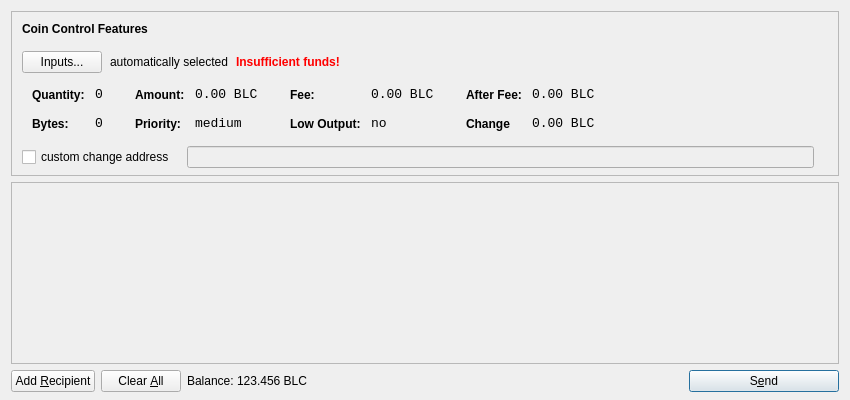
<?xml version="1.0" encoding="UTF-8"?>
<ui version="4.0">
 <class>SendCoinsDialog</class>
 <widget class="QDialog" name="SendCoinsDialog">
  <property name="geometry">
   <rect>
    <x>0</x>
    <y>0</y>
    <width>850</width>
    <height>400</height>
   </rect>
  </property>
  <property name="windowTitle">
   <string>Send Coins</string>
  </property>
  <layout class="QVBoxLayout" name="verticalLayout" stretch="0,1,0">
   <property name="bottomMargin">
    <number>8</number>
   </property>
   <item>
    <widget class="QFrame" name="frameCoinControl">
     <property name="sizePolicy">
      <sizepolicy hsizetype="Expanding" vsizetype="Expanding">
       <horstretch>0</horstretch>
       <verstretch>0</verstretch>
      </sizepolicy>
     </property>
     <property name="maximumSize">
      <size>
       <width>16777215</width>
       <height>16777215</height>
      </size>
     </property>
     <property name="frameShape">
      <enum>QFrame::StyledPanel</enum>
     </property>
     <property name="frameShadow">
      <enum>QFrame::Sunken</enum>
     </property>
     <layout class="QVBoxLayout" name="verticalLayoutCoinControl2">
      <property name="spacing">
       <number>-1</number>
      </property>
      <property name="leftMargin">
       <number>0</number>
      </property>
      <property name="topMargin">
       <number>0</number>
      </property>
      <property name="rightMargin">
       <number>0</number>
      </property>
      <property name="bottomMargin">
       <number>6</number>
      </property>
      <item>
       <layout class="QVBoxLayout" name="verticalLayoutCoinControl" stretch="0,0,0,0,1">
        <property name="spacing">
         <number>0</number>
        </property>
        <property name="leftMargin">
         <number>10</number>
        </property>
        <property name="topMargin">
         <number>10</number>
        </property>
        <item>
         <layout class="QHBoxLayout" name="horizontalLayoutCoinControl1">
          <property name="bottomMargin">
           <number>15</number>
          </property>
          <item>
           <widget class="QLabel" name="labelCoinControlFeatures">
            <property name="sizePolicy">
             <sizepolicy hsizetype="Preferred" vsizetype="Maximum">
              <horstretch>0</horstretch>
              <verstretch>0</verstretch>
             </sizepolicy>
            </property>
            <property name="font">
             <font>
              <weight>75</weight>
              <bold>true</bold>
             </font>
            </property>
            <property name="styleSheet">
             <string notr="true">font-weight:bold;</string>
            </property>
            <property name="text">
             <string>Coin Control Features</string>
            </property>
           </widget>
          </item>
         </layout>
        </item>
        <item>
         <layout class="QHBoxLayout" name="horizontalLayoutCoinControl2" stretch="0,0,0,0">
          <property name="spacing">
           <number>8</number>
          </property>
          <property name="bottomMargin">
           <number>10</number>
          </property>
          <item>
           <widget class="QPushButton" name="pushButtonCoinControl">
            <property name="styleSheet">
             <string notr="true"/>
            </property>
            <property name="text">
             <string>Inputs...</string>
            </property>
           </widget>
          </item>
          <item>
           <widget class="QLabel" name="labelCoinControlAutomaticallySelected">
            <property name="text">
             <string>automatically selected</string>
            </property>
            <property name="margin">
             <number>5</number>
            </property>
           </widget>
          </item>
          <item>
           <widget class="QLabel" name="labelCoinControlInsuffFunds">
            <property name="font">
             <font>
              <weight>75</weight>
              <bold>true</bold>
             </font>
            </property>
            <property name="styleSheet">
             <string notr="true">color:red;font-weight:bold;</string>
            </property>
            <property name="text">
             <string>Insufficient funds!</string>
            </property>
            <property name="margin">
             <number>5</number>
            </property>
           </widget>
          </item>
          <item>
           <spacer name="horizontalSpacerCoinControl">
            <property name="orientation">
             <enum>Qt::Horizontal</enum>
            </property>
            <property name="sizeHint" stdset="0">
             <size>
              <width>40</width>
              <height>1</height>
             </size>
            </property>
           </spacer>
          </item>
         </layout>
        </item>
        <item>
         <widget class="QWidget" name="widgetCoinControl" native="true">
          <property name="sizePolicy">
           <sizepolicy hsizetype="Preferred" vsizetype="Preferred">
            <horstretch>0</horstretch>
            <verstretch>0</verstretch>
           </sizepolicy>
          </property>
          <property name="minimumSize">
           <size>
            <width>0</width>
            <height>0</height>
           </size>
          </property>
          <property name="styleSheet">
           <string notr="true"/>
          </property>
          <layout class="QHBoxLayout" name="horizontalLayoutCoinControl5">
           <property name="margin">
            <number>0</number>
           </property>
           <item>
            <layout class="QHBoxLayout" name="horizontalLayoutCoinControl3" stretch="0,0,0,1">
             <property name="spacing">
              <number>20</number>
             </property>
             <property name="topMargin">
              <number>0</number>
             </property>
             <property name="bottomMargin">
              <number>10</number>
             </property>
             <item>
              <layout class="QFormLayout" name="formLayoutCoinControl1">
               <property name="horizontalSpacing">
                <number>10</number>
               </property>
               <property name="verticalSpacing">
                <number>14</number>
               </property>
               <property name="leftMargin">
                <number>10</number>
               </property>
               <property name="topMargin">
                <number>4</number>
               </property>
               <property name="rightMargin">
                <number>6</number>
               </property>
               <item row="0" column="0">
                <widget class="QLabel" name="labelCoinControlQuantityText">
                 <property name="styleSheet">
                  <string notr="true">font-weight:bold;</string>
                 </property>
                 <property name="text">
                  <string>Quantity:</string>
                 </property>
                 <property name="margin">
                  <number>0</number>
                 </property>
                </widget>
               </item>
               <item row="0" column="1">
                <widget class="QLabel" name="labelCoinControlQuantity">
                 <property name="font">
                  <font>
                   <family>Monospace</family>
                   <pointsize>10</pointsize>
                  </font>
                 </property>
                 <property name="cursor">
                  <cursorShape>IBeamCursor</cursorShape>
                 </property>
                 <property name="contextMenuPolicy">
                  <enum>Qt::ActionsContextMenu</enum>
                 </property>
                 <property name="text">
                  <string>0</string>
                 </property>
                 <property name="margin">
                  <number>0</number>
                 </property>
                 <property name="textInteractionFlags">
                  <set>Qt::LinksAccessibleByMouse|Qt::TextSelectableByKeyboard|Qt::TextSelectableByMouse</set>
                 </property>
                </widget>
               </item>
               <item row="1" column="0">
                <widget class="QLabel" name="labelCoinControlBytesText">
                 <property name="styleSheet">
                  <string notr="true">font-weight:bold;</string>
                 </property>
                 <property name="text">
                  <string>Bytes:</string>
                 </property>
                </widget>
               </item>
               <item row="1" column="1">
                <widget class="QLabel" name="labelCoinControlBytes">
                 <property name="font">
                  <font>
                   <family>Monospace</family>
                   <pointsize>10</pointsize>
                  </font>
                 </property>
                 <property name="cursor">
                  <cursorShape>IBeamCursor</cursorShape>
                 </property>
                 <property name="contextMenuPolicy">
                  <enum>Qt::ActionsContextMenu</enum>
                 </property>
                 <property name="text">
                  <string>0</string>
                 </property>
                 <property name="textInteractionFlags">
                  <set>Qt::LinksAccessibleByMouse|Qt::TextSelectableByKeyboard|Qt::TextSelectableByMouse</set>
                 </property>
                </widget>
               </item>
              </layout>
             </item>
             <item>
              <layout class="QFormLayout" name="formLayoutCoinControl2">
               <property name="horizontalSpacing">
                <number>10</number>
               </property>
               <property name="verticalSpacing">
                <number>14</number>
               </property>
               <property name="leftMargin">
                <number>6</number>
               </property>
               <property name="topMargin">
                <number>4</number>
               </property>
               <property name="rightMargin">
                <number>6</number>
               </property>
               <item row="0" column="0">
                <widget class="QLabel" name="labelCoinControlAmountText">
                 <property name="styleSheet">
                  <string notr="true">font-weight:bold;</string>
                 </property>
                 <property name="text">
                  <string>Amount:</string>
                 </property>
                 <property name="margin">
                  <number>0</number>
                 </property>
                </widget>
               </item>
               <item row="0" column="1">
                <widget class="QLabel" name="labelCoinControlAmount">
                 <property name="font">
                  <font>
                   <family>Monospace</family>
                   <pointsize>10</pointsize>
                  </font>
                 </property>
                 <property name="cursor">
                  <cursorShape>IBeamCursor</cursorShape>
                 </property>
                 <property name="contextMenuPolicy">
                  <enum>Qt::ActionsContextMenu</enum>
                 </property>
                 <property name="text">
                  <string>0.00 BLC</string>
                 </property>
                 <property name="textInteractionFlags">
                  <set>Qt::LinksAccessibleByMouse|Qt::TextSelectableByKeyboard|Qt::TextSelectableByMouse</set>
                 </property>
                </widget>
               </item>
               <item row="1" column="0">
                <widget class="QLabel" name="labelCoinControlPriorityText">
                 <property name="styleSheet">
                  <string notr="true">font-weight:bold;</string>
                 </property>
                 <property name="text">
                  <string>Priority:</string>
                 </property>
                </widget>
               </item>
               <item row="1" column="1">
                <widget class="QLabel" name="labelCoinControlPriority">
                 <property name="font">
                  <font>
                   <family>Monospace</family>
                   <pointsize>10</pointsize>
                  </font>
                 </property>
                 <property name="cursor">
                  <cursorShape>IBeamCursor</cursorShape>
                 </property>
                 <property name="contextMenuPolicy">
                  <enum>Qt::ActionsContextMenu</enum>
                 </property>
                 <property name="text">
                  <string>medium</string>
                 </property>
                 <property name="textInteractionFlags">
                  <set>Qt::LinksAccessibleByMouse|Qt::TextSelectableByKeyboard|Qt::TextSelectableByMouse</set>
                 </property>
                </widget>
               </item>
              </layout>
             </item>
             <item>
              <layout class="QFormLayout" name="formLayoutCoinControl3">
               <property name="horizontalSpacing">
                <number>10</number>
               </property>
               <property name="verticalSpacing">
                <number>14</number>
               </property>
               <property name="leftMargin">
                <number>6</number>
               </property>
               <property name="topMargin">
                <number>4</number>
               </property>
               <property name="rightMargin">
                <number>6</number>
               </property>
               <item row="0" column="0">
                <widget class="QLabel" name="labelCoinControlFeeText">
                 <property name="styleSheet">
                  <string notr="true">font-weight:bold;</string>
                 </property>
                 <property name="text">
                  <string>Fee:</string>
                 </property>
                 <property name="margin">
                  <number>0</number>
                 </property>
                </widget>
               </item>
               <item row="0" column="1">
                <widget class="QLabel" name="labelCoinControlFee">
                 <property name="font">
                  <font>
                   <family>Monospace</family>
                   <pointsize>10</pointsize>
                  </font>
                 </property>
                 <property name="cursor">
                  <cursorShape>IBeamCursor</cursorShape>
                 </property>
                 <property name="contextMenuPolicy">
                  <enum>Qt::ActionsContextMenu</enum>
                 </property>
                 <property name="text">
                  <string>0.00 BLC</string>
                 </property>
                 <property name="textInteractionFlags">
                  <set>Qt::LinksAccessibleByMouse|Qt::TextSelectableByKeyboard|Qt::TextSelectableByMouse</set>
                 </property>
                </widget>
               </item>
               <item row="1" column="0">
                <widget class="QLabel" name="labelCoinControlLowOutputText">
                 <property name="styleSheet">
                  <string notr="true">font-weight:bold;</string>
                 </property>
                 <property name="text">
                  <string>Low Output:</string>
                 </property>
                </widget>
               </item>
               <item row="1" column="1">
                <widget class="QLabel" name="labelCoinControlLowOutput">
                 <property name="font">
                  <font>
                   <family>Monospace</family>
                   <pointsize>10</pointsize>
                  </font>
                 </property>
                 <property name="cursor">
                  <cursorShape>IBeamCursor</cursorShape>
                 </property>
                 <property name="contextMenuPolicy">
                  <enum>Qt::ActionsContextMenu</enum>
                 </property>
                 <property name="text">
                  <string>no</string>
                 </property>
                 <property name="textInteractionFlags">
                  <set>Qt::LinksAccessibleByMouse|Qt::TextSelectableByKeyboard|Qt::TextSelectableByMouse</set>
                 </property>
                </widget>
               </item>
              </layout>
             </item>
             <item>
              <layout class="QFormLayout" name="formLayoutCoinControl4">
               <property name="horizontalSpacing">
                <number>10</number>
               </property>
               <property name="verticalSpacing">
                <number>14</number>
               </property>
               <property name="leftMargin">
                <number>6</number>
               </property>
               <property name="topMargin">
                <number>4</number>
               </property>
               <property name="rightMargin">
                <number>6</number>
               </property>
               <item row="0" column="0">
                <widget class="QLabel" name="labelCoinControlAfterFeeText">
                 <property name="styleSheet">
                  <string notr="true">font-weight:bold;</string>
                 </property>
                 <property name="text">
                  <string>After Fee:</string>
                 </property>
                 <property name="margin">
                  <number>0</number>
                 </property>
                </widget>
               </item>
               <item row="0" column="1">
                <widget class="QLabel" name="labelCoinControlAfterFee">
                 <property name="font">
                  <font>
                   <family>Monospace</family>
                   <pointsize>10</pointsize>
                  </font>
                 </property>
                 <property name="cursor">
                  <cursorShape>IBeamCursor</cursorShape>
                 </property>
                 <property name="contextMenuPolicy">
                  <enum>Qt::ActionsContextMenu</enum>
                 </property>
                 <property name="text">
                  <string>0.00 BLC</string>
                 </property>
                 <property name="textInteractionFlags">
                  <set>Qt::LinksAccessibleByMouse|Qt::TextSelectableByKeyboard|Qt::TextSelectableByMouse</set>
                 </property>
                </widget>
               </item>
               <item row="1" column="0">
                <widget class="QLabel" name="labelCoinControlChangeText">
                 <property name="styleSheet">
                  <string notr="true">font-weight:bold;</string>
                 </property>
                 <property name="text">
                  <string>Change</string>
                 </property>
                </widget>
               </item>
               <item row="1" column="1">
                <widget class="QLabel" name="labelCoinControlChange">
                 <property name="font">
                  <font>
                   <family>Monospace</family>
                   <pointsize>10</pointsize>
                  </font>
                 </property>
                 <property name="cursor">
                  <cursorShape>IBeamCursor</cursorShape>
                 </property>
                 <property name="contextMenuPolicy">
                  <enum>Qt::ActionsContextMenu</enum>
                 </property>
                 <property name="text">
                  <string>0.00 BLC</string>
                 </property>
                 <property name="textInteractionFlags">
                  <set>Qt::LinksAccessibleByMouse|Qt::TextSelectableByKeyboard|Qt::TextSelectableByMouse</set>
                 </property>
                </widget>
               </item>
              </layout>
             </item>
            </layout>
           </item>
          </layout>
         </widget>
        </item>
        <item>
         <layout class="QHBoxLayout" name="horizontalLayoutCoinControl4" stretch="0,0,0">
          <property name="spacing">
           <number>12</number>
          </property>
          <property name="sizeConstraint">
           <enum>QLayout::SetDefaultConstraint</enum>
          </property>
          <property name="topMargin">
           <number>5</number>
          </property>
          <property name="rightMargin">
           <number>5</number>
          </property>
          <item>
           <widget class="QCheckBox" name="checkBoxCoinControlChange">
            <property name="text">
             <string>custom change address</string>
            </property>
           </widget>
          </item>
          <item>
           <widget class="QLineEdit" name="lineEditCoinControlChange">
            <property name="enabled">
             <bool>false</bool>
            </property>
            <property name="sizePolicy">
             <sizepolicy hsizetype="Expanding" vsizetype="Fixed">
              <horstretch>0</horstretch>
              <verstretch>0</verstretch>
             </sizepolicy>
            </property>
           </widget>
          </item>
          <item>
           <widget class="QLabel" name="labelCoinControlChangeLabel">
            <property name="sizePolicy">
             <sizepolicy hsizetype="Preferred" vsizetype="Expanding">
              <horstretch>0</horstretch>
              <verstretch>0</verstretch>
             </sizepolicy>
            </property>
            <property name="minimumSize">
             <size>
              <width>0</width>
              <height>0</height>
             </size>
            </property>
            <property name="text">
             <string/>
            </property>
            <property name="margin">
             <number>3</number>
            </property>
           </widget>
          </item>
         </layout>
        </item>
        <item>
         <spacer name="verticalSpacerCoinControl">
          <property name="orientation">
           <enum>Qt::Vertical</enum>
          </property>
          <property name="sizeHint" stdset="0">
           <size>
            <width>800</width>
            <height>1</height>
           </size>
          </property>
         </spacer>
        </item>
       </layout>
      </item>
     </layout>
    </widget>
   </item>
   <item>
    <widget class="QScrollArea" name="scrollArea">
     <property name="widgetResizable">
      <bool>true</bool>
     </property>
     <widget class="QWidget" name="scrollAreaWidgetContents">
      <property name="geometry">
       <rect>
        <x>0</x>
        <y>0</y>
        <width>830</width>
        <height>165</height>
       </rect>
      </property>
      <layout class="QVBoxLayout" name="verticalLayout_2">
       <property name="margin">
        <number>0</number>
       </property>
       <item>
        <layout class="QVBoxLayout" name="entries">
         <property name="spacing">
          <number>6</number>
         </property>
        </layout>
       </item>
       <item>
        <spacer name="verticalSpacer">
         <property name="orientation">
          <enum>Qt::Vertical</enum>
         </property>
         <property name="sizeHint" stdset="0">
          <size>
           <width>20</width>
           <height>40</height>
          </size>
         </property>
        </spacer>
       </item>
      </layout>
     </widget>
    </widget>
   </item>
   <item>
    <layout class="QHBoxLayout" name="horizontalLayout">
     <item>
      <widget class="QPushButton" name="addButton">
       <property name="toolTip">
        <string>Send to multiple recipients at once</string>
       </property>
       <property name="text">
        <string>Add &amp;Recipient</string>
       </property>
       <property name="icon">
        <iconset resource="../bitcoin.qrc">
         <normaloff>:/icons/add</normaloff>:/icons/add</iconset>
       </property>
       <property name="autoDefault">
        <bool>false</bool>
       </property>
      </widget>
     </item>
     <item>
      <widget class="QPushButton" name="clearButton">
       <property name="sizePolicy">
        <sizepolicy hsizetype="Minimum" vsizetype="Fixed">
         <horstretch>0</horstretch>
         <verstretch>0</verstretch>
        </sizepolicy>
       </property>
       <property name="toolTip">
        <string>Remove all transaction fields</string>
       </property>
       <property name="text">
        <string>Clear &amp;All</string>
       </property>
       <property name="icon">
        <iconset resource="../bitcoin.qrc">
         <normaloff>:/icons/remove</normaloff>:/icons/remove</iconset>
       </property>
       <property name="autoRepeatDelay">
        <number>300</number>
       </property>
       <property name="autoDefault">
        <bool>false</bool>
       </property>
      </widget>
     </item>
     <item>
      <layout class="QHBoxLayout" name="horizontalLayout_2">
       <property name="spacing">
        <number>3</number>
       </property>
       <item>
        <widget class="QLabel" name="label">
         <property name="sizePolicy">
          <sizepolicy hsizetype="Preferred" vsizetype="Fixed">
           <horstretch>0</horstretch>
           <verstretch>0</verstretch>
          </sizepolicy>
         </property>
         <property name="text">
          <string>Balance:</string>
         </property>
        </widget>
       </item>
       <item>
        <widget class="QLabel" name="labelBalance">
         <property name="sizePolicy">
          <sizepolicy hsizetype="Preferred" vsizetype="Fixed">
           <horstretch>0</horstretch>
           <verstretch>0</verstretch>
          </sizepolicy>
         </property>
         <property name="cursor">
          <cursorShape>IBeamCursor</cursorShape>
         </property>
         <property name="text">
          <string>123.456 BLC</string>
         </property>
         <property name="textInteractionFlags">
          <set>Qt::LinksAccessibleByMouse|Qt::TextSelectableByKeyboard|Qt::TextSelectableByMouse</set>
         </property>
        </widget>
       </item>
      </layout>
     </item>
     <item>
      <spacer name="horizontalSpacer">
       <property name="orientation">
        <enum>Qt::Horizontal</enum>
       </property>
       <property name="sizeHint" stdset="0">
        <size>
         <width>40</width>
         <height>20</height>
        </size>
       </property>
      </spacer>
     </item>
     <item>
      <widget class="QPushButton" name="sendButton">
       <property name="minimumSize">
        <size>
         <width>150</width>
         <height>0</height>
        </size>
       </property>
       <property name="toolTip">
        <string>Confirm the send action</string>
       </property>
       <property name="text">
        <string>S&amp;end</string>
       </property>
       <property name="icon">
        <iconset resource="../bitcoin.qrc">
         <normaloff>:/icons/send</normaloff>:/icons/send</iconset>
       </property>
       <property name="default">
        <bool>true</bool>
       </property>
      </widget>
     </item>
    </layout>
   </item>
  </layout>
 </widget>
 <resources>
  <include location="../bitcoin.qrc"/>
 </resources>
 <connections/>
</ui>
